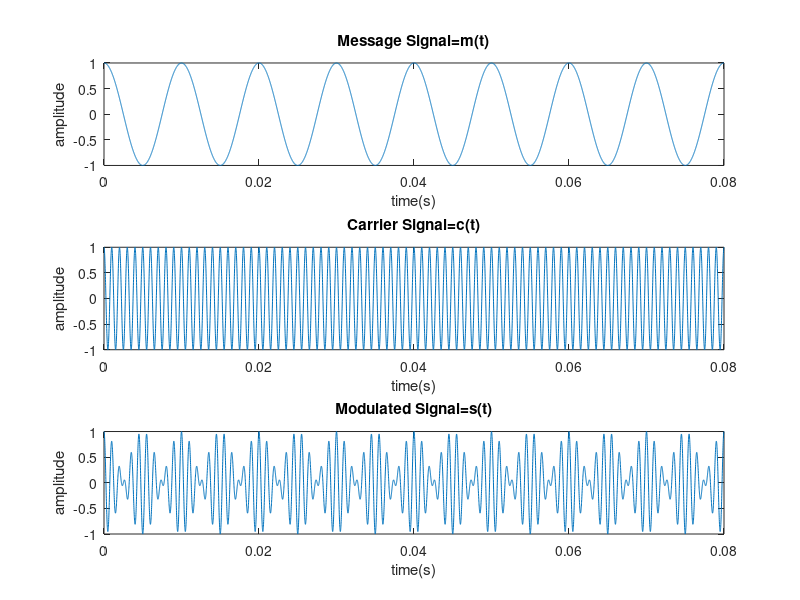
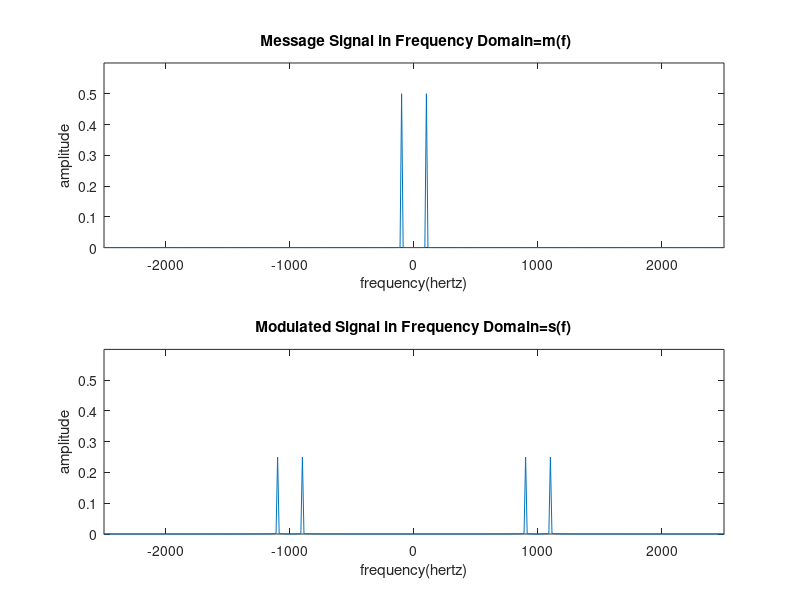
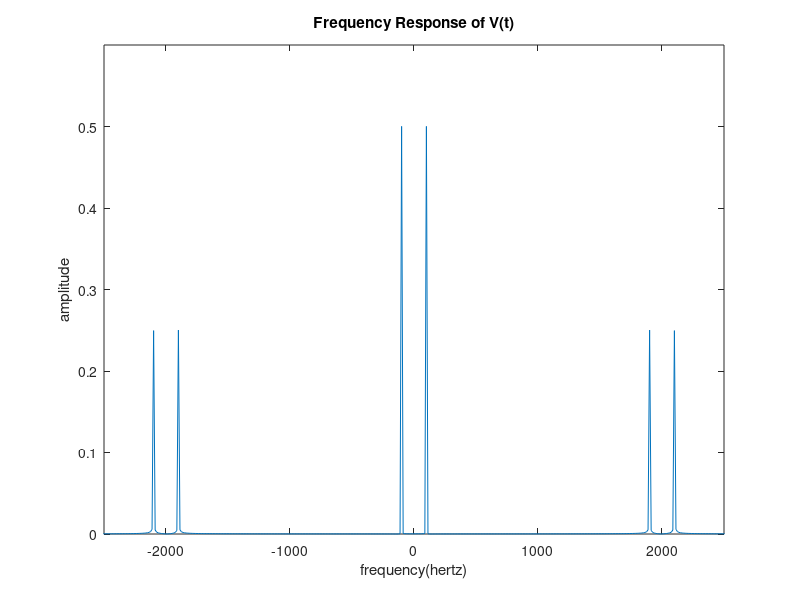
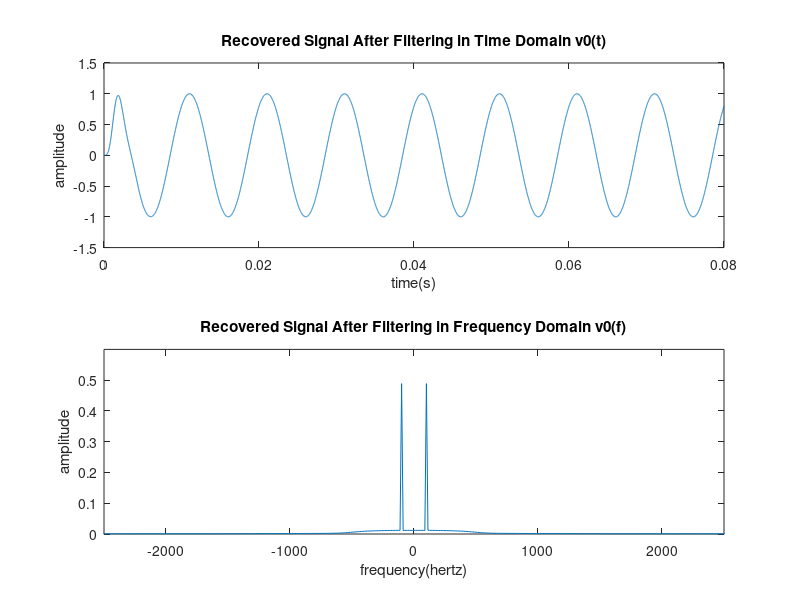

Recreate these plots in MATLAB, in order.
%part1
% a
Fs=100000; time=1/Fs; t=0:time:0.08; 
Fm=100; Fc=1000;
c_t=cos(t*2*pi*Fc);
m_t=cos(2*pi*Fm*t);
modulated=(m_t).*(c_t);

%2.1.c
figure
subplot(3,1,1);
plot(t,m_t);
title('Message Signal=m(t)');
xlabel('time(s)');
ylabel('amplitude');
subplot(3,1,2);
plot(t,c_t);
title('Carrier Signal=c(t)');
xlabel('time(s)');
ylabel('amplitude');
subplot(3,1,3);
plot(t,modulated);
title('Modulated Signal=s(t)');
xlabel('time(s)');
ylabel('amplitude');

%part2.1.d
N=length(m_t);
fs=linspace(Fs/2,-Fs/2,N);
m_f=fft(m_t,N)/N;  m_f=fftshift(m_f);
modulated_f=fft(modulated,N)/N; modulated_f=fftshift(modulated_f);

figure
subplot(2,1,1);
plot(fs,abs(m_f));
title(' Message Signal in Frequency Domain=m(f)');
xlabel('frequency(hertz)');
ylabel('amplitude');
axis([-2500 2500 0 0.6])
subplot(2,1,2);
plot(fs,abs(modulated_f));
title('Modulated Signal in Frequency Domain=s(f)');
xlabel('frequency(hertz)');
ylabel('amplitude');
axis([-2500 2500 0 0.6])

%For message signal we can say we see magnitude at -100 and +100 hertz
%because our formula is m(t)=cos(2pi*fm*t) and our fm=100 Hz. Also we see
%0.5 because of fourier transform of cos formula. For modulated signal we
%see amplitude at -1100 Hz, -900 Hz, 900 Hz and 1100 Hz. Because modulated
%signal equal to product of c(t) and m(t) and our fc=1000Hz and fm=100Hz.(We
%amplitudes at fc+fm,fc-fm,-fc+fm,-fc-fm).%Also our magnitudes is 0.25 
%because of we get fourier transform and we have 2 cos function because of 
%that our amplitudes are 1*(1/2)*(1/2)=1/4.

%part2.2a
phase=0; Acprime=2;
oscillator=Acprime*cos(2*pi*Fc*t+phase);
v=(modulated).*(oscillator);
v_f=fft(v,N)/N;  v_f=fftshift(v_f);
%part2.2b
figure
plot(fs,abs(v_f));
title('Frequency Response of V(t)');
xlabel('frequency(hertz)');
ylabel('amplitude');
axis([-2500 2500 0 0.6])


%We get V(t) result of product modulated signal and local oscillator and we
%get fourier transform of this because of that according to trigonometric 
%sum product formulas we get amplitudes at 2fc+fm,2fc-fm,-2fc+fm,-2fc-fm 
%and we get amplitudes at +100 Hertz and -100 Hertz %because of our message
%signal. For amplitudes we can say at 2fc+fm, 2fc-fm,-2fc+fm,-2fc-fm, 
%our modulated signal amplitude is 0.25 and we multiply it 
%Ac'*cos(2*pi*fc) so because of fourier transform we should get
%0.25*(1/2)=0.125 amplitude but our Ac prime is because of that we get
%0.125*(2)=0.25 amplitude. At +100 and -100 Hertz we get 0.5 amplitude
%because our message signal amplitude is 1 and because of fourier transform
%of cos we should multiply with 1/2 so that we have 0.5 amplitude.

%part2.2c
[x,y] = butter(5,(500/(Fs/2)));
LPF_res=filter(x,y,v);

LPF_res_f=fft(LPF_res,N)/N;  LPF_res_f=fftshift(LPF_res_f);

%We choose our frequency value according to which we want pass frequency
%values and its relative to our message signal frequency component which
%fm=100Hz. Actually we can choose between 100Hz and 1900 Hz. But we want to
%pass all desired components and we do not want to pass any undesired
%components. Also, our filter is not ideal because of that we have
%transmission line so if we choose cut off 100 we can not get all desired
%values or if we choose so big frequency values we get undesired
%amplitudes, because of all these reasons 500 Hertz can be good for us. We
%choose our filter order according to which minimum order give us result without
%any ripple or distortion because we do not wanna see any distortion and
%ripple and we should choose low order due to easy feasibility.

%part2.2d
figure
subplot(2,1,1);
plot(t,LPF_res);
title('Recovered Signal After Filtering in Time Domain v0(t)');
xlabel('time(s)');
ylabel('amplitude');
subplot(2,1,2);
plot(fs,abs(LPF_res_f));
title('Recovered Signal After Filtering in Frequency Domain v0(f)');
xlabel('frequency(hertz)');
ylabel('amplitude');
axis([-2500 2500 0 0.6])

%We can see recovered signal after filtering, almost same as our message
%signal but in time we can see phase shifting because of our filter 
%is not ideal and we can see if do it in real world it can be because of 
%condansator. In frequency domain, we can say we get amplitudes exactly
%right frequency values but our amplitudes are 0.49 but it should be 0.5 
%it is about our filter is not ideal because we have data loss.
